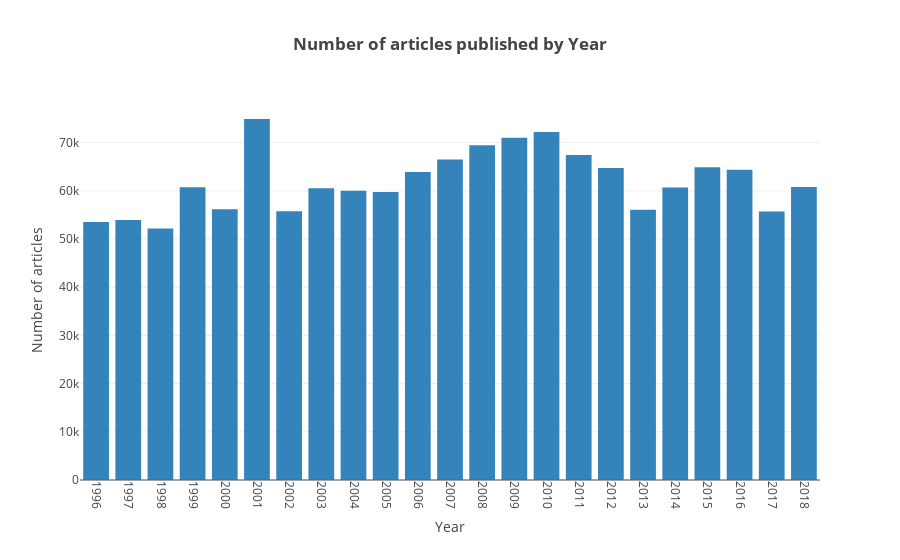

The code cell stored with this chart in its notebook:
### Markdown cell above
### Number of articles published per year.

### Code cell
x = df.groupby('year')['month'].count().index.values
y = df.groupby('year')['month'].count().values

trace1 = go.Bar(x=x,
                y=y,
                opacity=0.9
               )

layout = go.Layout(title='<b>Number of articles published by Year</b>',
                   xaxis=dict(title='Year',
                              tickangle=90,
                              type='category'
                             ),
                   yaxis=dict(title='Number of articles')
                  )

fig = go.Figure(data=[trace1], layout=layout)
py.iplot(fig)

### Figure 1 — Plotly figure (JSON) as saved in the notebook; plotly's stock layout.template omitted (floating-point values rounded to 4 significant figures)
{"data": [{"opacity": 0.9, "type": "bar", "uid": "1846e672-64f9-4e17-959e-c2817686c0e0", "x": [1996, 1997, 1998, 1999, 2000, 2001, 2002, 2003, 2004, 2005, 2006, 2007, 2008, 2009, 2010, 2011, 2012, 2013, 2014, 2015, 2016, 2017, 2018], "y": [53544, 53933, 52170, 60756, 56191, 74909, 55742, 60517, 60040, 59762, 63911, 66515, 69475, 71043, 72222, 67418, 64728, 56096, 60683, 64908, 64353, 55726, 60818]}], "layout": {"title": {"text": "<b>Number of articles published by Year</b>"}, "xaxis": {"tickangle": 90, "title": {"text": "Year"}, "type": "category"}, "yaxis": {"title": {"text": "Number of articles"}}}}
